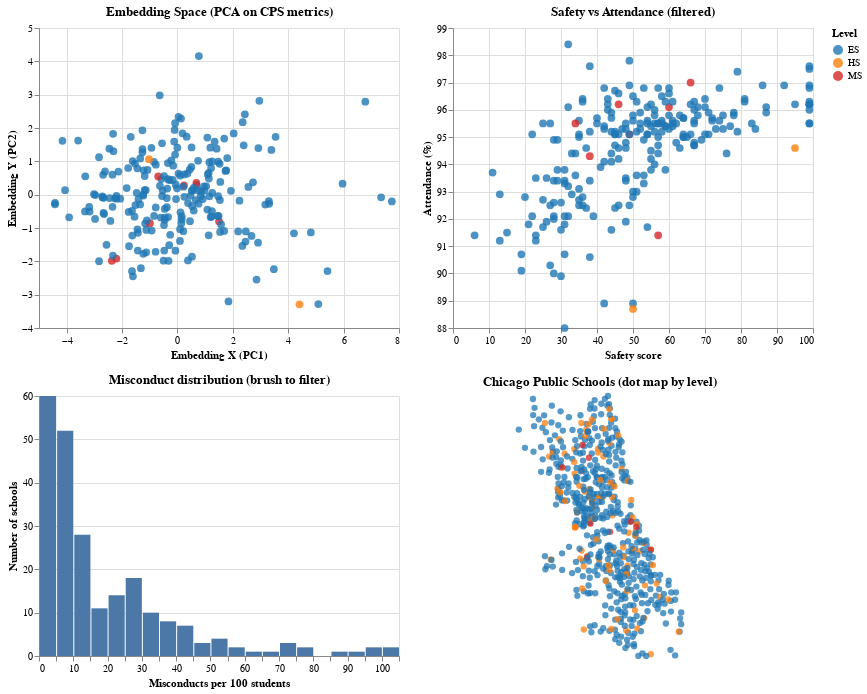

The specification (Vega-Lite) saved for this image:
### Vega-Lite specification from a JSON file in a GitHub repository (floating-point values rounded to 4 significant figures; data arrays with more than 128 entries replaced by an {"elided": "..."} marker saying what was removed)
{"config": {"view": {"continuousWidth": 300, "continuousHeight": 300}}, "vconcat": [{"hconcat": [{"mark": {"type": "circle", "opacity": 0.8, "size": 60}, "encoding": {"color": {"field": "level", "scale": {"domain": ["ES", "HS", "MS"], "range": ["#1f77b4", "#ff7f0e", "#d62728"]}, "title": "Level", "type": "nominal"}, "tooltip": [{"field": "school", "title": "School", "type": "nominal"}, {"field": "level", "title": "Level", "type": "nominal"}, {"field": "safety", "format": ".1f", "title": "Safety", "type": "quantitative"}, {"field": "attendance", "format": ".1f", "title": "Attendance", "type": "quantitative"}, {"field": "misconduct", "format": ".1f", "title": "Misconduct/100", "type": "quantitative"}, {"field": "instr", "format": ".1f", "title": "Instruction", "type": "quantitative"}, {"field": "teachers", "format": ".1f", "title": "Teachers", "type": "quantitative"}, {"field": "leaders", "format": ".1f", "title": "Leaders", "type": "quantitative"}], "x": {"field": "x", "title": "Embedding X (PC1)", "type": "quantitative"}, "y": {"field": "y", "title": "Embedding Y (PC2)", "type": "quantitative"}}, "height": 300, "name": "view_4efad648b65d26dd_0", "title": "Embedding Space (PCA on CPS metrics)", "transform": [{"filter": {"param": "mis_brush"}}], "width": 360}, {"mark": {"type": "circle", "opacity": 0.8, "size": 60}, "encoding": {"color": {"field": "level", "scale": {"domain": ["ES", "HS", "MS"], "range": ["#1f77b4", "#ff7f0e", "#d62728"]}, "title": "Level", "type": "nominal"}, "tooltip": [{"field": "school", "title": "School", "type": "nominal"}, {"field": "level", "title": "Level", "type": "nominal"}, {"field": "safety", "format": ".1f", "title": "Safety", "type": "quantitative"}, {"field": "attendance", "format": ".1f", "title": "Attendance", "type": "quantitative"}, {"field": "misconduct", "format": ".1f", "title": "Misconduct/100", "type": "quantitative"}], "x": {"field": "safety", "scale": {"zero": false}, "title": "Safety score", "type": "quantitative"}, "y": {"field": "attendance", "scale": {"zero": false}, "title": "Attendance (%)", "type": "quantitative"}}, "height": 300, "title": "Safety vs Attendance (filtered)", "transform": [{"filter": {"param": "embed_brush"}}, {"filter": {"param": "mis_brush"}}], "width": 360}], "data": {"name": "data-68a4e8fb6b6a0e51c5a6d36434229721"}}, {"hconcat": [{"data": {"name": "data-68a4e8fb6b6a0e51c5a6d36434229721"}, "mark": {"type": "bar"}, "encoding": {"tooltip": [{"aggregate": "count", "title": "n", "type": "quantitative"}], "x": {"bin": {"maxbins": 30}, "field": "misconduct", "title": "Misconducts per 100 students", "type": "quantitative"}, "y": {"aggregate": "count", "title": "Number of schools", "type": "quantitative"}}, "height": 260, "name": "view_5a116668257d8f4c_0", "title": "Misconduct distribution (brush to filter)", "transform": [{"filter": {"param": "embed_brush"}}], "width": 360}, {"data": {"name": "data-529f4323a74596f87abc0a5ebc093c5e"}, "mark": {"type": "circle", "opacity": 0.75, "size": 40}, "encoding": {"color": {"field": "level", "scale": {"domain": ["ES", "HS", "MS"], "range": ["#1f77b4", "#ff7f0e", "#d62728"]}, "title": "Level", "type": "nominal"}, "latitude": {"field": "lat", "type": "quantitative"}, "longitude": {"field": "lon", "type": "quantitative"}, "tooltip": [{"field": "school", "title": "School", "type": "nominal"}, {"field": "level", "title": "Level", "type": "nominal"}, {"field": "attendance", "format": ".1f", "title": "Attendance", "type": "quantitative"}, {"field": "misconduct", "format": ".1f", "title": "Misconduct/100", "type": "quantitative"}, {"field": "safety", "format": ".1f", "title": "Safety", "type": "quantitative"}]}, "height": 260, "projection": {"type": "mercator"}, "title": "Chicago Public Schools (dot map by level)", "width": 360}]}], "params": [{"name": "embed_brush", "select": {"type": "interval", "encodings": ["x", "y"]}, "views": ["view_4efad648b65d26dd_0"]}, {"name": "mis_brush", "select": {"type": "interval", "encodings": ["x"]}, "views": ["view_4efad648b65d26dd_0", "view_5a116668257d8f4c_0"]}, {"name": "param_1e9efca18e7a2868", "select": {"type": "interval", "encodings": ["x", "y"]}, "bind": "scales", "views": ["view_4efad648b65d26dd_0"]}], "spacing": 12, "$schema": "https://vega.github.io/schema/vega-lite/v6.1.0.json", "datasets": {"data-68a4e8fb6b6a0e51c5a6d36434229721": {"elided": "230 records"}, "data-529f4323a74596f87abc0a5ebc093c5e": {"elided": "566 records"}}}
